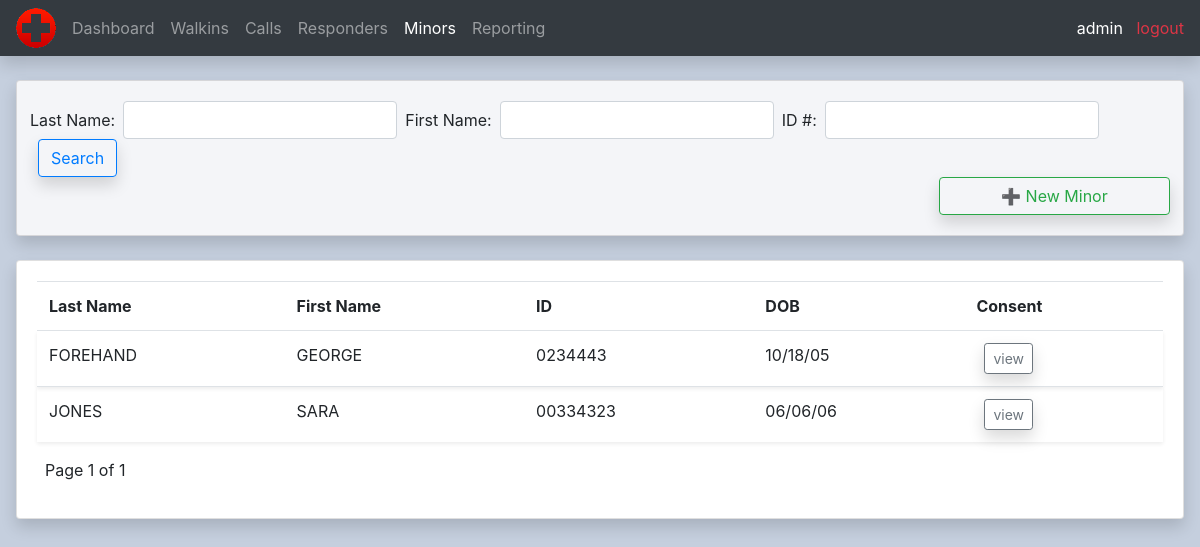
/minors/ (signed in), run on an earlier commit of the app's database.
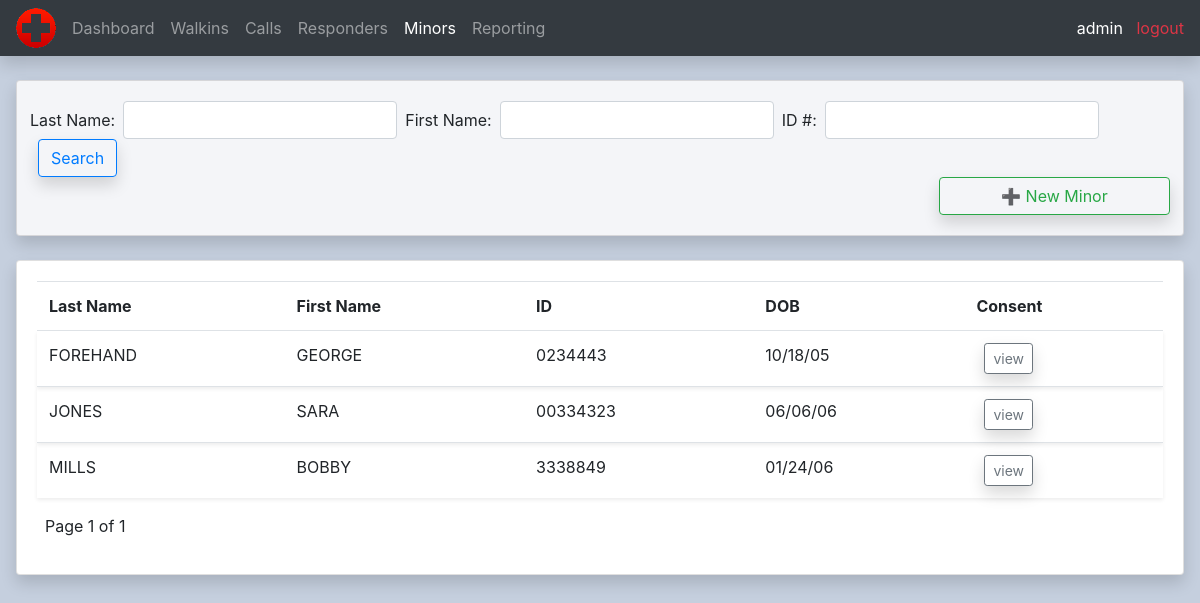
And on a later commit of the database.
### calls/models.py (models this page shows, shortened)
class Minor(models.Model):
    lastname = models.CharField(max_length=100, null=True)
    firstname = models.CharField(max_length=100, null=True)
    emp_id = models.CharField(max_length=10, null=True)
    dob = models.DateField(null=True)
    consent_scan = models.ImageField(null=True, blank=True)

### calls/decorators.py (the view)
        def wrapper_func(request, *args, **kwargs):
            group = None
            if request.user.groups.exists():
                group = request.user.groups.all()[0].name
            if group in allowed_roles:
                return view_func(request, *args, **kwargs)
            else:
                return HttpResponse('You are not authorized to view this page')

### calls/views.py (called while the page is built)
@login_required(login_url='login')
@allowed_users(allowed_roles=['Admin', 'Supervisors'])
def allMinors(request):
    today = timezone.now().date()
    minors = Minor.objects.filter(dob__gte=today-timedelta(days=6570)).order_by('lastname').values()
    minorFilter = MinorFilter(request.GET, queryset=minors)
    minors = minorFilter.qs
    paginator = Paginator(minors, 50)
    page_number = request.GET.get('page')
    page_obj = Paginator.get_page(paginator, page_number)
    context = {
            'minors': minors,
            'minorFilter': minorFilter,
            'today': today,
            'page_obj': page_obj
            }
    return render(request, 'calls/all_minors.html', context)

### calls/templates/calls/all_minors.html (shortened to what this page needs)
{%  extends 'calls/main.html' %}
{% block content %}
<br>
<div class="row">
	<div class="col-md ml-3 mr-3">
		<div class="card card-body gray shadow">
			<div class="row">
				<form method="get" class="form-inline ml-2" id="call-filter-form">
					{{ minorFilter.form }}
					<button class="btn btn-outline-primary ml-2 shadow" type="submit">Search</button>
				</form>
                <a class="btn btn-outline-success btn-block ml-auto mr-2 shadow" id="new_responder_btn" href="{% url 'new_minor' %}">➕ New Minor</a>
			</div>
		</div>
		<br>
		<div class="card card-body mb-2 shadow">
			<table class="table">
				<tr>
					<th>Last Name</th>
					<th>First Name</th>
					<th>ID</th>
					<th>DOB</th>
					<th>Consent</th>
				</tr>
				{% for minor in page_obj %}
					<tr class="shadow-sm {% if call.upgrade_time %}orange-less{% endif %}">
						<td>{{ minor.lastname }}</td>
						<td>{{ minor.firstname }}</td>
						<td>{{ minor.emp_id }}</td>
                        <td>{{ minor.dob|date:"m/d/y" }}</td>
						<td><a method="POST" class="btn btn-sm btn-outline-secondary ml-2 shadow" href="{% url 'update_minor_consent' minor.id %}">view</a></td>
					</tr>
				{% endfor %}
			</table>
			<div class="row ml-2 mr-2">
				<p>Page {{ page_obj.number }} of {{ page_obj.paginator.num_pages}}</p>
			</div>
		</div>
	</div>
</div>
{% endblock content %}

### calls/templates/calls/main.html (shortened to what this page needs)
{% load static %}
<!DOCTYPE html>
<html>
    <head>
        <link rel="stylesheet"
        href="https://cdn.jsdelivr.net/npm/bootstrap@4.3.1/dist/css/bootstrap.min.css"
>
        <link rel="stylesheet" type="text/css" href="{% static '/css/main.css' %}">
    </head>
    <body>
        {% include 'calls/navbar.html' %}
        {% block content %}
        {% endblock %}
    </body>
</html>

### calls/templates/calls/navbar.html (shortened to what this page needs)
{% load static %}
<nav class="navbar navbar-expand-lg navbar-dark bg-dark shadow">
  <img src="{% static 'images/logo.png' %}" id="logo" class="mr-2">
  <div class="collapse navbar-collapse" id="navbarNav">
    {% with url_name=request.resolver_match.url_name %}
    <ul class="navbar-nav">
      <li class="nav-item {% if url_name == 'home' %}active{% endif%}">
        <a class="nav-link" href="{% url 'home' %}">Dashboard</a>
      </li>
      <li class="nav-item {% if url_name == 'all_walkins' %}active{% endif%}">
        <a class="nav-link" href="{% url 'all_walkins' %}">Walkins</a>
      </li>
      <li class="nav-item {% if url_name == 'all_calls' %}active{% endif%}">
        <a class="nav-link" href="{% url 'all_calls' %}">Calls</a>
      </li>
      <li class="nav-item {% if url_name == 'all_responders' %}active{% endif%}">
        <a class="nav-link" href="{% url 'all_responders' %}">Responders</a>
      </li>
      <li class="nav-item {% if url_name == 'all_minors' %}active{% endif%}">
        <a class="nav-link" href="{% url 'all_minors' %}">Minors</a>
      </li>
      <li class="nav-item {% if url_name == 'reporting' %}active{% endif%}">
        <a class="nav-link" href="{% url 'reporting' %}">Reporting</a>
      </li>
    </ul>
    {% endwith %}
  </div>
  <div>
    <span><a class="text-white">{{ request.user }}</a></span>
    <span><a class="text-danger" href="{% url 'logout' %}">&nbsp logout</a></span>
  </div>
</nav>

### static/css/main.css (style rules this page uses)
body { background-color: #c5cfde; }
#new_responder_btn { width: 20%; }
.gray { background-color: #f4f5f8; }

What changed in the data, as far as the page shows it:
added Minor: lastname "MILLS", firstname "BOBBY", emp_id "3338849", dob "01/24/06"
